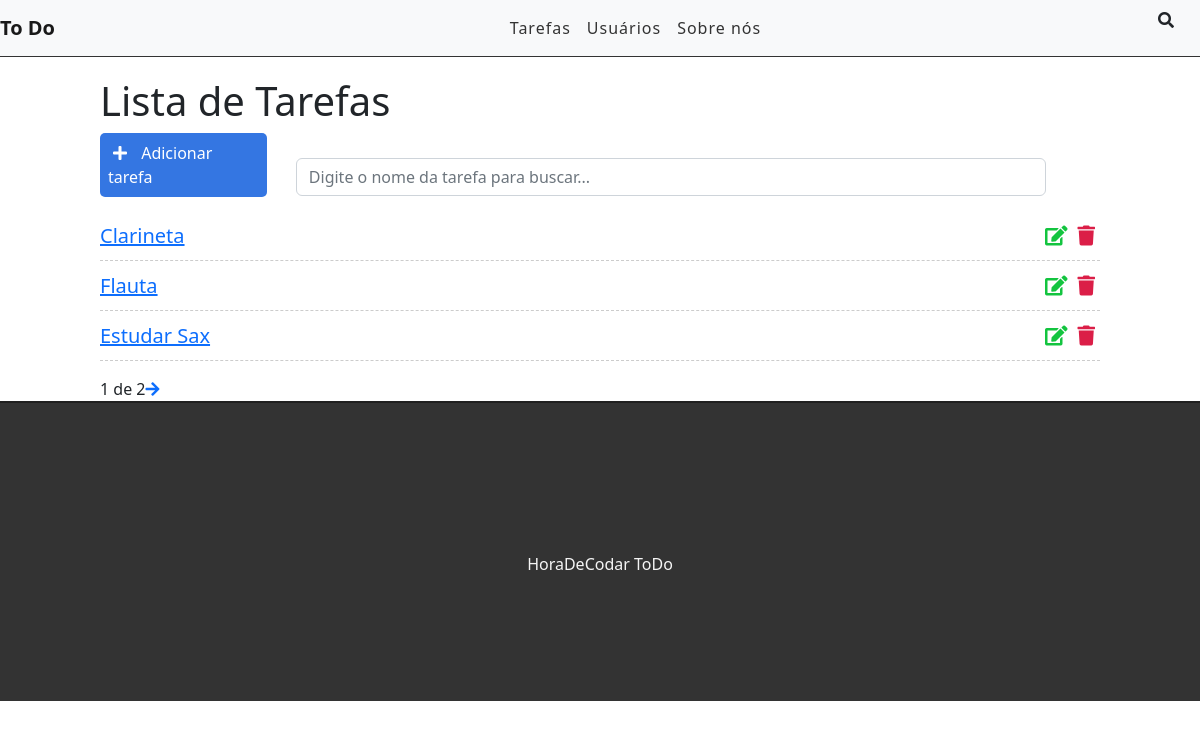
The app's page /, older data.
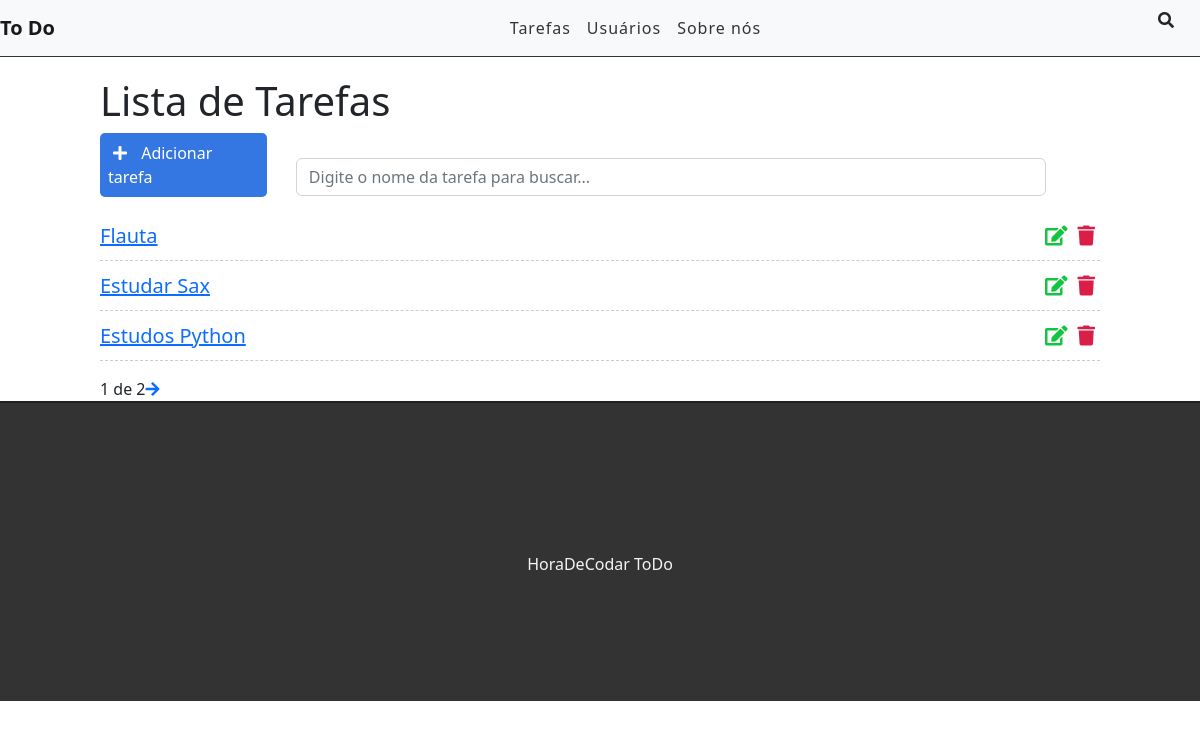
The same page, newer data.
### tasks/models.py (models this page shows, shortened)
class Task(models.Model):
    STATUS = (
        ('doing', 'Doing'),
        ('done', 'Done'),
    )
    title = models.CharField(max_length=255)
    description = models.TextField()
    done = models.CharField(
        max_length=5,
        choices=STATUS,
    )
    created_at = models.DateTimeField(auto_now_add=True)
    updated_at = models.DateTimeField(auto_now=True)

### tasks/views.py (the view)
# urls.py: path('', views.taskList, name='task-list'),
def taskList(request):
    tasks_list = Task.objects.all().order_by('-created_at')
    paginator = Paginator(tasks_list, 3)
    page = request.GET.get('page')
    tasks = paginator.get_page(page)
    return render(request, 'tasks/list.html', {'tasks': tasks})

### tasks/templates/tasks/list.html (shortened to what this page needs)
{% extends 'base.html' %}
{% block content %}
    <div class="offset-1 col-10 list-div">
        <h1>Lista de Tarefas</h1>
        <a id="add-link" href="newtask/">
            <div class="col-2 add-div">
                <i class="fas fa-plus"></i> Adicionar tarefa
            </div>
        </a>
        <div class="col-9 search-div">
            <input class="form-control" type="text" id="search" name="search" placeholder="Digite o nome da tarefa para buscar...">
            <i class="fas fa-search"></i>
        </div>
        <ul class="task-list">
            {% for task in tasks %}
            <li class="task-item">
                <span><a href="/task/{{task.id}}">{{task.title}}</a></span>
                <a href="delete/{{task.id}}"><span><i class="fas fa-trash"></i></span></a>
                <a href="edit/{{task.id}}"><span><i class="fas fa-edit"></i></span></a>
            </li>
            {% endfor %}
        </ul>
        <div class="pagination">
            <span class="current">
                {{ tasks.number }} de {{ tasks.paginator.num_pages }}
            </span>
            {% if tasks.has_next %}
                <a href="?page={{ tasks.next_page_number }}"><i class="fas fa-arrow-right"></i></a>
            {% endif %}
        </div>
    </div>
{% endblock content %}

Row changes from the older to the newer data that the page shows:
removed Task: title "Clarineta"
now on this page (row unchanged): Task: title "Estudos Python"
